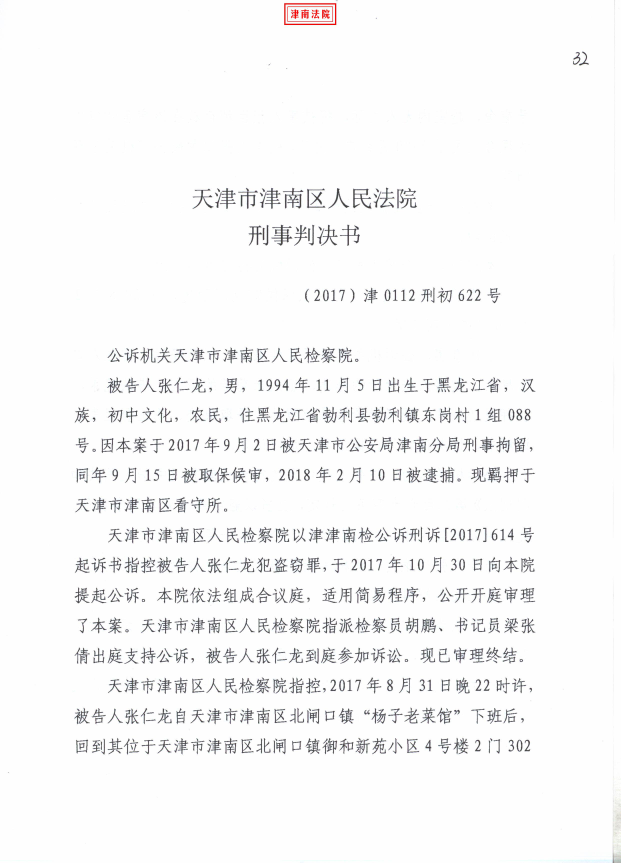
#> input picture test_data/test0.png, 2482 x 3451 px (shown at 1/4 size); its folder holds only this picture in this run
$ python -i utable.py   (imports and definitions only)   (older library calls are emulated)
#> lines starting #> are read from the running program, lines starting #| are printed output that depends on the picture; after the words box and inside, x2 and y2 are one past the last pixel; in counts of white or black regions, pixels touching at a corner belong together
#> further down, picture is the input picture: shape (3451, 2482, 3); mean B, G, R 247.1, 246.9, 247
#> (printed output is left out)
### utils/uimg.py
import cv2 as cv
import numpy as np
from matplotlib import pyplot as plt


# [8 lines left out: function save, not called in this run]


def read(file_path: str, read_flag=0):
    return cv.imdecode(np.fromfile(file_path, dtype=np.uint8), read_flag)


# [28 lines left out: functions show, reverse, auto_bin, not called in this run]


# 固定阈值二值化
def thresh_bin(img, minv=150, maxv=255, type=cv.THRESH_BINARY_INV):
#> called with minv = 150, maxv = 255, type = 1
    img_grey = cv.cvtColor(img, cv.COLOR_BGR2GRAY) if len(img.shape) == 3 and img.shape[2] == 3 else img
    _, threshold = cv.threshold(img_grey, minv, maxv, type)
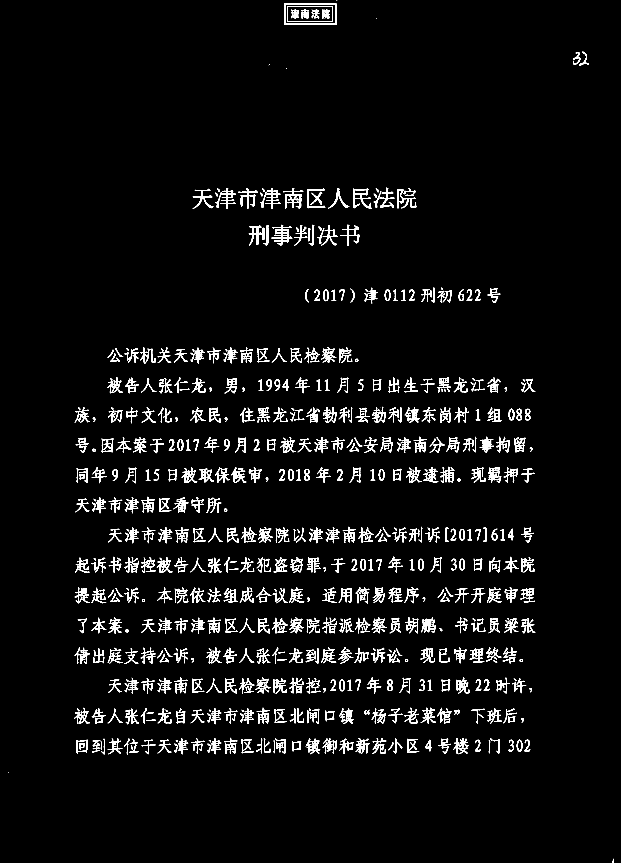
#> threshold: shape (3451, 2482) (shown at 1/4 size); 3.5% white; 802 white regions (11 under 20 px), largest, box (x1, y1, x2, y2) and area: (1137, 13, 1345, 100) 2850, (1132, 752, 1213, 834) 1868, (1086, 899, 1169, 983) 1823
    return threshold

# 边缘检测
def canny_bin(img, minv=50, maxv=150, apertureSize=3):
    img_canny = cv.cv.Canny(img, minv, maxv, apertureSize)
    return img_canny

# 腐蚀
# [38 lines left out: functions erode_img, fit_resize, pad_to, not called in this run]


# [9 lines that do not run on import are left out]

### utils/utable.py
#!/usr/bin/env python
# _*_ coding:utf-8 _*_

import numpy as np
import cv2 as cv
from utils import uimg
from utils.orientation import fix_orientation
import os
import time


# 表格线的识别
def find_line2(img):
    # 二值化，如果不是灰度图，转成灰度图片
    print(img)
    threshold = uimg.thresh_bin(img)
    # 膨胀
    kernel = np.ones((3, 3), np.uint8)
    dilated = cv.dilate(threshold, kernel, iterations=1)
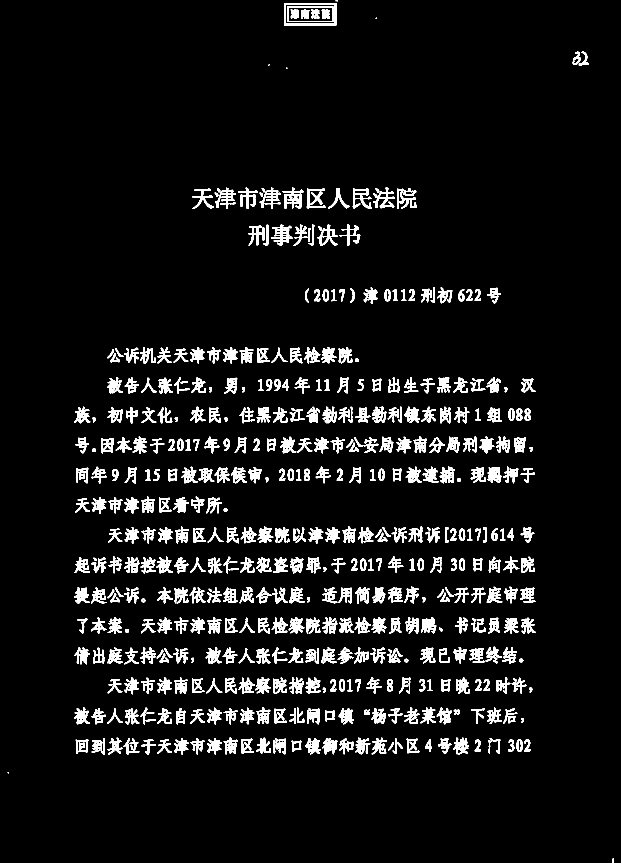
#> dilated: shape (3451, 2482) (shown at 1/4 size); 5.9% white; 588 white regions (6 under 20 px)
    # 轮廓检测
    image, contours, hierarchy = cv.findContours(dilated, cv.RETR_TREE, cv.CHAIN_APPROX_NONE)
#> contours = 1372 contours, 223 with area under 20; largest, box (x1, y1, x2, y2) and area: (1136, 12, 1346, 101) 18392, (1142, 18, 1340, 95) 14970, (1149, 25, 1333, 88) 11346, (1152, 28, 1330, 85) 9910, (1411, 753, 1487, 835) 3074
    # 找到表格最外层轮廓
    tree = hierarchy[0]
#> tree = 1372 rows, first 6: [1, -1, -1, -1], [2, 0, -1, -1], [3, 1, -1, -1], [4, 2, -1, -1], [5, 3, -1, -1], [10, 4, 6, -1]
    # 找出了面积最大所在的轮廓; ctr:轮廓
    max_contour = max(contours, key=lambda ctr: cv.contourArea(ctr))
#> max_contour = contour of 594 points, box (x1, y1, x2, y2) (1136, 12, 1346, 101), area 18392
    # 判断文件中是否含有表格，设定一个单元面积cell_size,如果最大轮廓面积小于这个cell_size，认为该图片不含表格
    cell_size = 2
    if cv.contourArea(max_contour) < cell_size:
        return img
    # 找到最大轮廓所在的索引
    else:
#> (the run stopped early here; a loop or call above may not have finished)
